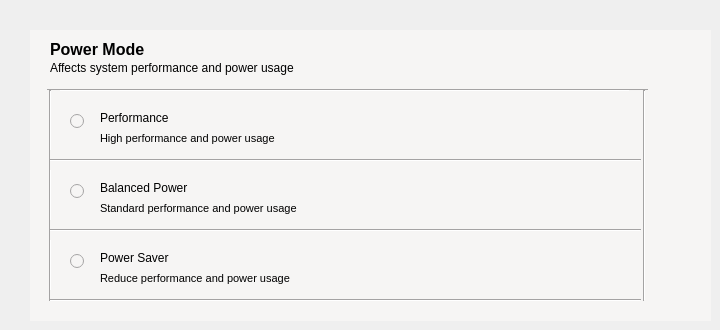
   <widget class="QWidget" name="Modes">
    <attribute name="title">
     <string>Modes</string>
    </attribute>
    <widget class="QFrame" name="frame">
     <property name="geometry">
      <rect>
       <x>30</x>
       <y>30</y>
       <width>681</width>
       <height>291</height>
      </rect>
     </property>
     <property name="styleSheet">
      <string notr="true">background-color: rgb(246, 245, 244);</string>
     </property>
     <widget class="QLabel" name="label_4">
      <property name="geometry">
       <rect>
        <x>20</x>
        <y>10</y>
        <width>121</width>
        <height>17</height>
       </rect>
      </property>
      <property name="text">
       <string>&lt;html&gt;&lt;head/&gt;&lt;body&gt;&lt;p&gt;&lt;span style=&quot; font-size:12pt; font-weight:600;&quot;&gt;Power Mode&lt;/span&gt;&lt;/p&gt;&lt;/body&gt;&lt;/html&gt;</string>
      </property>
     </widget>
     <widget class="QLabel" name="label_7">
      <property name="geometry">
       <rect>
        <x>20</x>
        <y>30</y>
        <width>271</width>
        <height>17</height>
       </rect>
      </property>
      <property name="text">
       <string>&lt;html&gt;&lt;head/&gt;&lt;body&gt;&lt;p&gt;&lt;span style=&quot; font-size:9pt;&quot;&gt;Affects system performance and power usage&lt;/span&gt;&lt;/p&gt;&lt;/body&gt;&lt;/html&gt;</string>
      </property>
     </widget>
     <widget class="Line" name="line_3">
      <property name="geometry">
       <rect>
        <x>17</x>
        <y>50</y>
        <width>601</width>
        <height>20</height>
       </rect>
      </property>
      <property name="orientation">
       <enum>Qt::Horizontal</enum>
      </property>
     </widget>
     <widget class="Line" name="line_4">
      <property name="geometry">
       <rect>
        <x>10</x>
        <y>60</y>
        <width>20</width>
        <height>211</height>
       </rect>
      </property>
      <property name="orientation">
       <enum>Qt::Vertical</enum>
      </property>
     </widget>
     <widget class="Line" name="line_6">
      <property name="geometry">
       <rect>
        <x>599</x>
        <y>60</y>
        <width>31</width>
        <height>211</height>
       </rect>
      </property>
      <property name="orientation">
       <enum>Qt::Vertical</enum>
      </property>
     </widget>
     <widget class="Line" name="line_7">
      <property name="geometry">
       <rect>
        <x>20</x>
        <y>120</y>
        <width>591</width>
        <height>20</height>
       </rect>
      </property>
      <property name="orientation">
       <enum>Qt::Horizontal</enum>
      </property>
     </widget>
     <widget class="Line" name="line_8">
      <property name="geometry">
       <rect>
        <x>20</x>
        <y>190</y>
        <width>591</width>
        <height>20</height>
       </rect>
      </property>
      <property name="orientation">
       <enum>Qt::Horizontal</enum>
      </property>
     </widget>
     <widget class="Line" name="line_9">
      <property name="geometry">
       <rect>
        <x>20</x>
        <y>260</y>
        <width>591</width>
        <height>20</height>
       </rect>
      </property>
      <property name="orientation">
       <enum>Qt::Horizontal</enum>
      </property>
     </widget>
     <widget class="QRadioButton" name="radio_performance">
      <property name="geometry">
       <rect>
        <x>40</x>
        <y>80</y>
        <width>21</width>
        <height>23</height>
       </rect>
      </property>
      <property name="text">
       <string/>
      </property>
     </widget>
     <widget class="QRadioButton" name="radio_balanced">
      <property name="geometry">
       <rect>
        <x>40</x>
        <y>150</y>
        <width>21</width>
        <height>23</height>
       </rect>
      </property>
      <property name="text">
       <string/>
      </property>
     </widget>
     <widget class="QRadioButton" name="radio_power_saver">
      <property name="geometry">
       <rect>
        <x>40</x>
        <y>220</y>
        <width>21</width>
        <height>23</height>
       </rect>
      </property>
      <property name="text">
       <string/>
      </property>
     </widget>
     <widget class="QLabel" name="label_8">
      <property name="geometry">
       <rect>
        <x>70</x>
        <y>80</y>
        <width>111</width>
        <height>17</height>
       </rect>
      </property>
      <property name="text">
       <string>&lt;html&gt;&lt;head/&gt;&lt;body&gt;&lt;p&gt;Performance&lt;/p&gt;&lt;/body&gt;&lt;/html&gt;</string>
      </property>
     </widget>
     <widget class="QLabel" name="label_9">
      <property name="geometry">
       <rect>
        <x>70</x>
        <y>100</y>
        <width>191</width>
        <height>17</height>
       </rect>
      </property>
      <property name="text">
       <string>&lt;html&gt;&lt;head/&gt;&lt;body&gt;&lt;p&gt;&lt;span style=&quot; font-size:8pt;&quot;&gt;High performance and power usage&lt;/span&gt;&lt;/p&gt;&lt;/body&gt;&lt;/html&gt;</string>
      </property>
     </widget>
     <widget class="QLabel" name="label_10">
      <property name="geometry">
       <rect>
        <x>70</x>
        <y>150</y>
        <width>111</width>
        <height>17</height>
       </rect>
      </property>
      <property name="text">
       <string>&lt;html&gt;&lt;head/&gt;&lt;body&gt;&lt;p&gt;Balanced Power&lt;/p&gt;&lt;/body&gt;&lt;/html&gt;</string>
      </property>
     </widget>
     <widget class="QLabel" name="label_11">
      <property name="geometry">
       <rect>
        <x>70</x>
        <y>170</y>
        <width>211</width>
        <height>17</height>
       </rect>
      </property>
      <property name="text">
       <string>&lt;html&gt;&lt;head/&gt;&lt;body&gt;&lt;p&gt;&lt;span style=&quot; font-size:8pt;&quot;&gt;Standard performance and power usage&lt;/span&gt;&lt;/p&gt;&lt;/body&gt;&lt;/html&gt;</string>
      </property>
     </widget>
     <widget class="QLabel" name="label_12">
      <property name="geometry">
       <rect>
        <x>70</x>
        <y>220</y>
        <width>111</width>
        <height>17</height>
       </rect>
      </property>
      <property name="text">
       <string>&lt;html&gt;&lt;head/&gt;&lt;body&gt;&lt;p&gt;Power Saver&lt;/p&gt;&lt;/body&gt;&lt;/html&gt;</string>
      </property>
     </widget>
     <widget class="QLabel" name="label_13">
      <property name="geometry">
       <rect>
        <x>70</x>
        <y>240</y>
        <width>191</width>
        <height>17</height>
       </rect>
      </property>
      <property name="text">
       <string>&lt;html&gt;&lt;head/&gt;&lt;body&gt;&lt;p&gt;&lt;span style=&quot; font-size:8pt;&quot;&gt;Reduce performance and power usage&lt;/span&gt;&lt;/p&gt;&lt;/body&gt;&lt;/html&gt;</string>
      </property>
     </widget>
    </widget>
   </widget>
